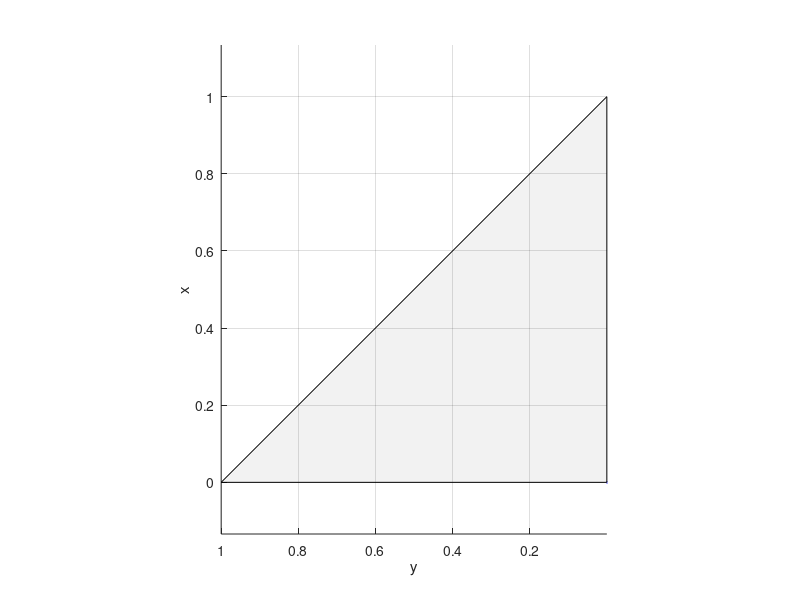

Source code (MATLAB): (Note: this script raises an error after producing the figure.)
tiempo = 60;
ts=0.1;
figure;
H1=scatter3(0,0,0,'Marker','.','MarkerFaceColor',[0.7 0.7 1],'MarkerEdgeColor',[0.7 0.7 1],'MarkerFaceAlpha',0.5);
% H1=scatter3(0,0,0,'Marker','.');
hold;
H2=patch([0 0 1],[0 1 0],[0 0 0],'FaceAlpha',0.05);
view(-90,90);
xlabel('x');
ylabel('y');
axis equal;
for i=1:tiempo/ts
    [ang_deg,dist_m,quality,num]=rplidar;
    data=plotRPLIDAR(ang_deg,dist_m,num);
    set(H1,'XData',data(1,:),'YData',data(2,:),'ZData',data(3,:));
    set(H2,'XData',data(1,:),'YData',data(2,:),'ZData',data(3,:));
    drawnow;
    pause(ts);
end
